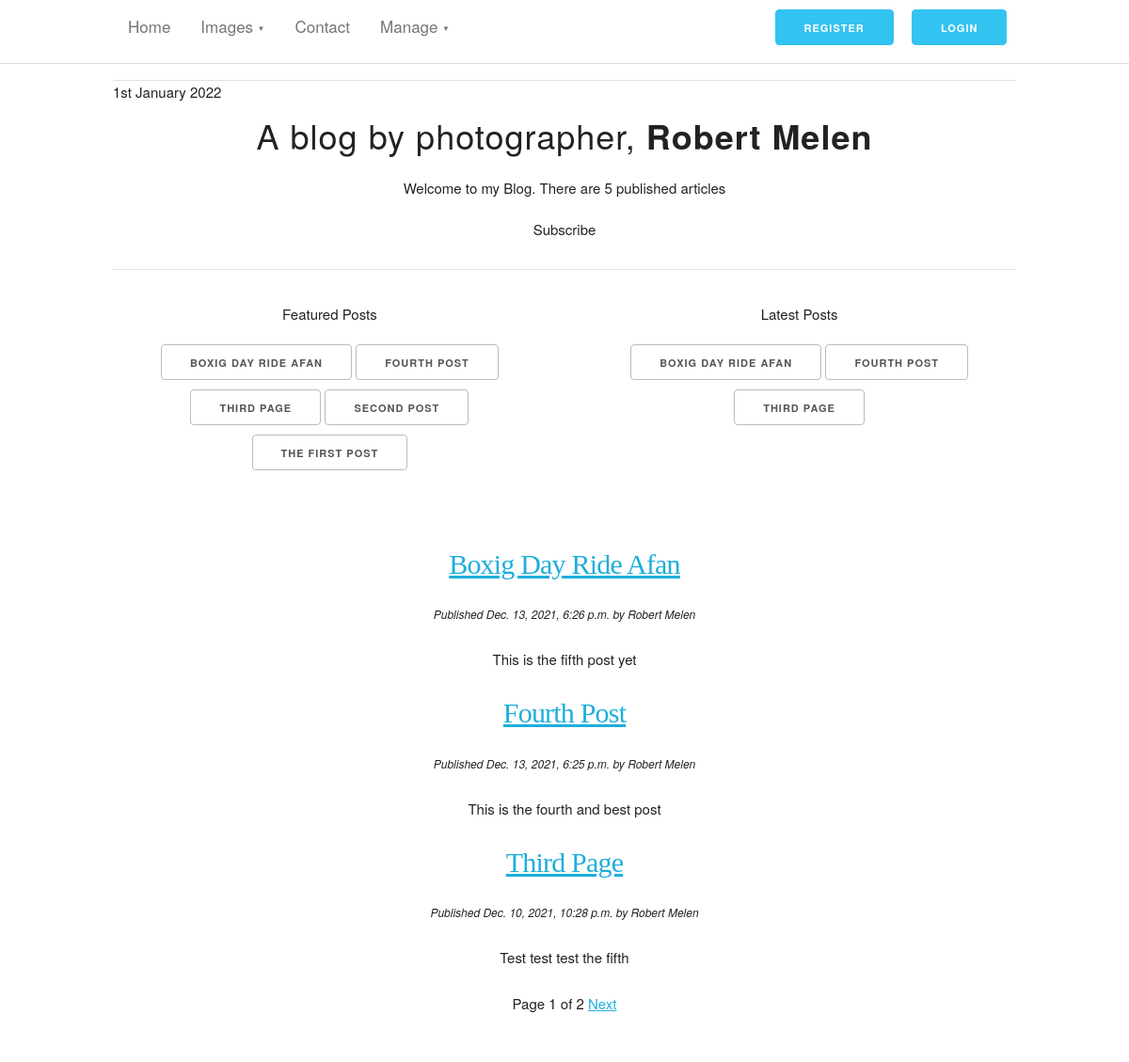
The app's page /myblog/featured/, older data.
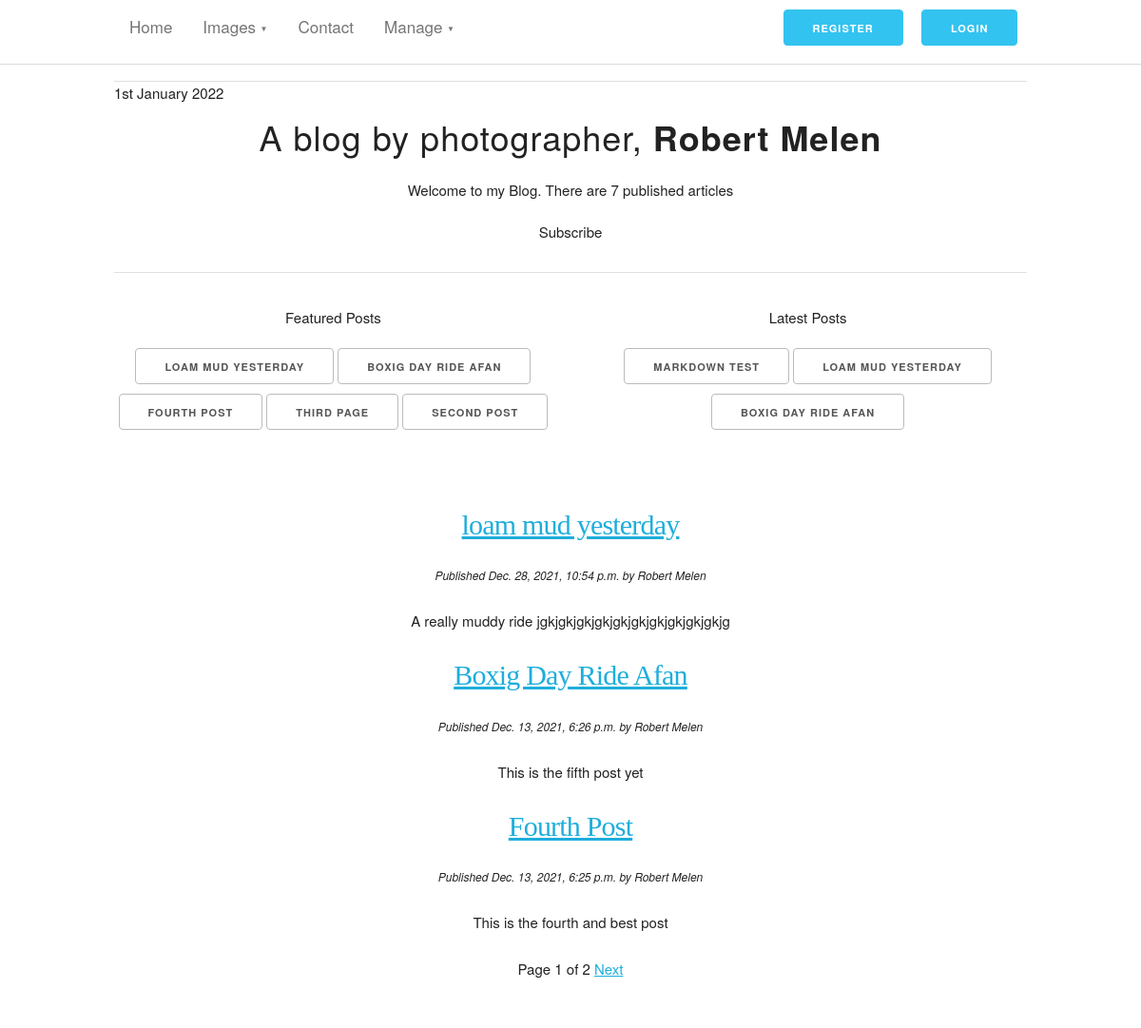
The same page, newer data.
### myblog/models.py (models this page shows, shortened)
class Post(models.Model):
    STATUS = (
        ('published', 'Published'),
        ('unpublished', 'Unpublished'),
    )
    title = models.CharField(max_length=250, null=False, blank=False)
    summary = models.CharField(max_length=100, blank=True)
    slug = models.SlugField(unique_for_date='publish')
    author = models.ForeignKey(Author, on_delete=models.CASCADE, related_name='blog_posts')
    body = models.TextField()
    publish = models.DateTimeField(default=timezone.now)
    created = models.DateTimeField(auto_now_add=True)
    updated = models.DateTimeField(auto_now=True)
    edited = models.DateTimeField(auto_now_add=True)
    status = models.CharField(max_length=50, choices=STATUS, default='unpublished')
    featured = models.BooleanField(default=False)
    comments_option = models.BooleanField(default=True)
    objects = models.Manager()
    published = PublishedManager()
    feature = FeaturedManager()
    tags = TaggableManager(verbose_name="Add Tags", help_text="Use comma to separate")
    class Meta:
        ordering = ('-publish',)
    def get_absolute_url(self):
        return reverse('myblog:post_detail', args=[self.publish.year,
                                                   self.publish.month,
                                                   self.publish.day,
                                                   self.slug])

class Author(models.Model):
    name = models.CharField(max_length=100, null=True, blank=True)
    email = models.EmailField(max_length=70,blank=True,unique=True)
    bio = models.TextField(max_length=200, null=True, blank=True)
    def __str__(self):
        return self.name

### myblog/views.py (the view)
# urls.py: path('featured/', views.PostFeaturedView.as_view(), name='featured_list'),
class PostFeaturedView(ListView):
    queryset = Post.feature.all()
    context_object_name = 'featured'
    paginate_by = 3
    template_name = 'post/featured.html'

### myblog/models.py (called while the page is built)
    def get_queryset(self):
        return super(PublishedManager, self).get_queryset().filter(status='published')

    def get_queryset(self):
        return super(FeaturedManager, self).get_queryset().filter(featured=True, status='published')

### myblog/templatetags/blog_tags.py (called while the page is built)
@register.simple_tag
def total_posts():
    return Post.published.count()

@register.inclusion_tag('post/latest_posts.html')
def show_latest_posts(count=3):
    latest_posts = Post.published.order_by('-publish')[:count]
    return {'latest_posts' : latest_posts}

@register.inclusion_tag('post/featured_posts.html')
def featured_posts(count=5):
    featured_posts = Post.feature.all()[:count]
    return {'featured_posts' : featured_posts }

### myblog/templates/post/featured.html (shortened to what this page needs)
{% extends "blog/base.html" %}
{% block content %}
{% for post in featured %}
    <h4>
        <a href="{{ post.get_absolute_url }}">
            {{ post.title }}
        </a>
    </h4>
    <p>
        <small><em>Published {{ post.publish }} by {{ post.author }}</small></em>
    </p>
    {{ post.body|truncatewords:30|linebreaks }}
{% endfor %}
{% include "pagination.html" with page=page_obj %}
{% endblock %}

### myblog/templates/post/featured_posts.html
<h6 style="display: inline-block">
    {% for post in featured_posts %}
        <a class="button" href="{{ post.get_absolute_url }}">{{ post.title }}</a>
    {% endfor %}
</h6>

### myblog/templates/post/latest_posts.html
<H6>
    {% for post in latest_posts %}
        <a class="button" href="{{ post.get_absolute_url }}">{{ post.title }}</a>
    {% endfor %}
</H6>

Row changes from the older to the newer data that the page shows:
no longer on one of the page's lists (row unchanged): Post: title "FOURTH POST"
no longer on one of the page's lists (row unchanged): Post: title "THIRD PAGE", title "Third Page", publish "Dec. 10, 2021, 10:28 p.m.", author "Robert Melen", body "Test test test the fifth"
no longer on this page (row unchanged): Post: title "THE FIRST POST", shown under "Featured Posts"
added Post: title "LOAM MUD YESTERDAY", title "loam mud yesterday", publish "Dec. 28, 2021, 10:54 p.m.", author "Robert Melen", body "A really muddy ride jgkjgkjgkjgkjgkjgkjgkjgkjgkjgkjg"
added Post: title "MARKDOWN TEST", shown under "Latest Posts"
Text that changed along with them:
text no longer shown: "5"
text now shown: "7"
